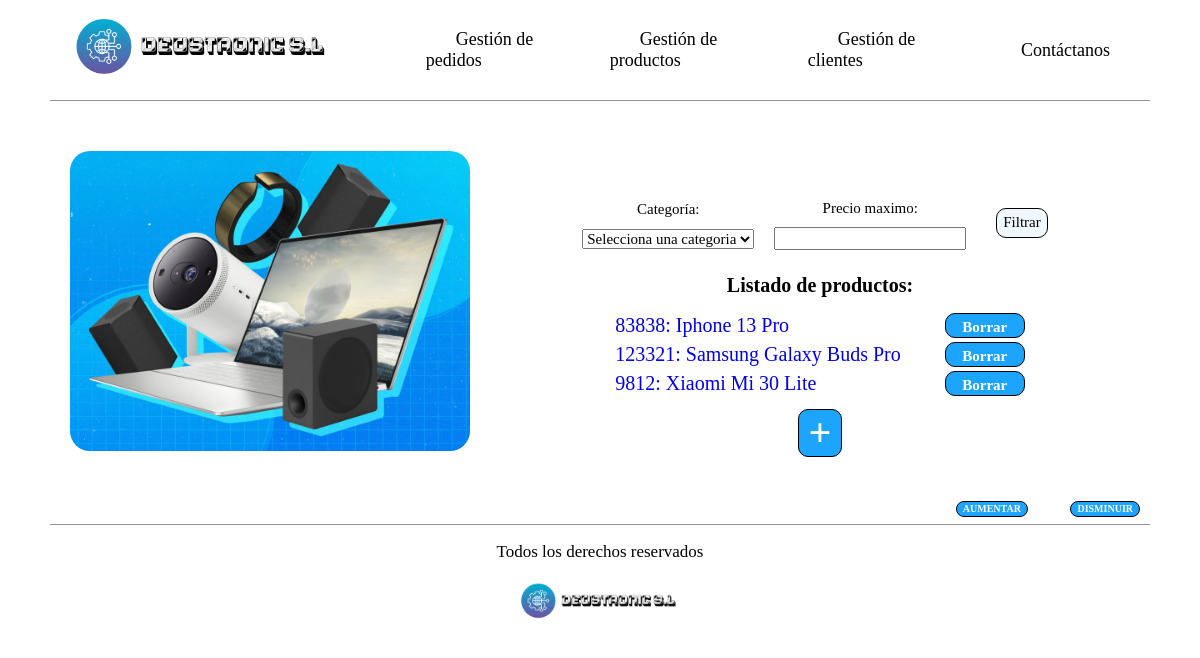
The page /deustronic/producto/ on the database as committed earlier.
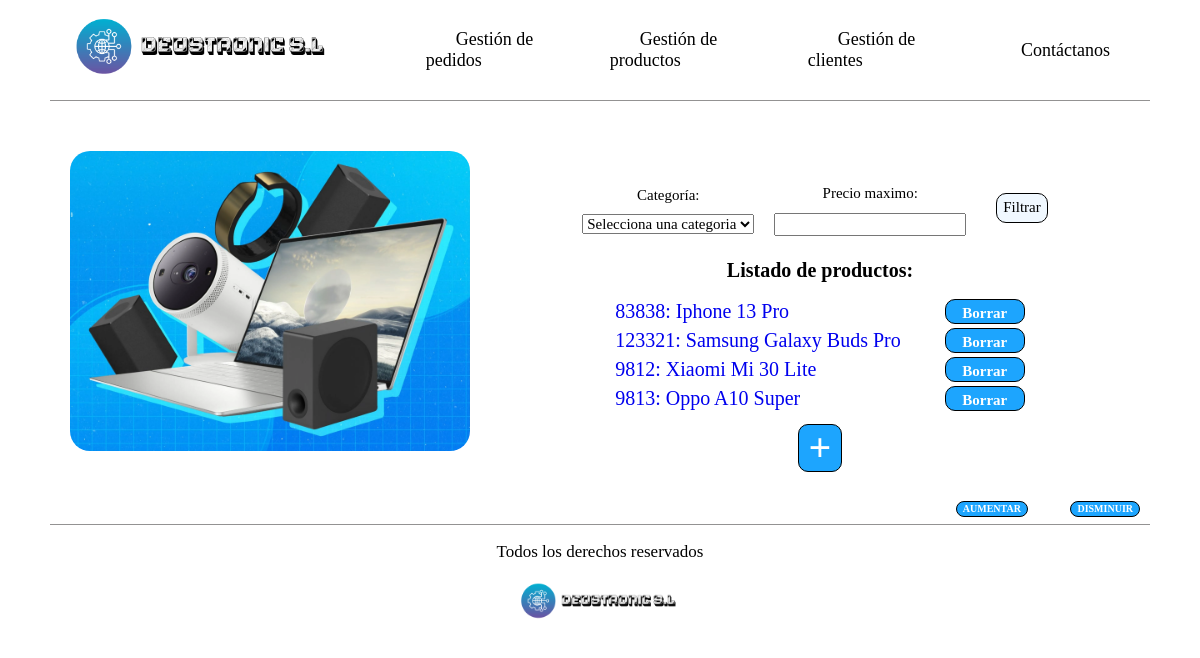
The same page on the database as committed later.
### empresaDjango/models.py (models this page shows, shortened)
class Producto(models.Model):
    categoria = models.ForeignKey(Categoria, on_delete=models.CASCADE)
    cod_producto = models.CharField(max_length=10, unique=True)
    nombre_producto = models.CharField(max_length=50)
    descripcion = models.TextField()
    precio_unidad = models.IntegerField()
    modelo = models.CharField(max_length=50)

### empresaDjango/views.py (the view)
# urls.py: path('producto/', views.index_productoListView.as_view(), name='index_pro'),
class index_productoListView(ListView):
    model = Producto
    formulario = ProductoForm
    template_name = 'index_producto.html'
    context_object_name = 'listado_productos'
    paginate_by = 5
    def get_queryset(self):
        productos = Producto.objects.all()
        self.formulario = FiltrarForm(self.request.GET)
        if self.formulario.is_valid():
            id_categoria = self.formulario.cleaned_data.get('categoria')
            max_precio = self.formulario.cleaned_data.get('max_precio')
            if id_categoria:
                productos = productos.filter(categoria_id=id_categoria)
            if max_precio is not None:
                productos = productos.filter(precio_unidad__lt=max_precio)
        return productos
    def get_context_data(self, **kwargs):
        context = super().get_context_data(**kwargs)
        context['formulario'] = self.formulario
        return context

### empresaDjango/forms.py
class FiltrarForm(forms.Form):
    categoria = forms.ModelChoiceField(queryset=Categoria.objects.all(), empty_label="Selecciona una categoria",
                                       required=False, label='Categoría')
    max_precio = forms.IntegerField(label='Precio maximo', min_value=0, required=False)

### empresaDjango/models.py (called while the page is built)
    def __str__(self):
        return f"nombre={self.nombre_categoria}"

### empresaDjango/templates/index_producto.html (shortened to what this page needs)
{% extends 'base.html' %}
{% load static %}
{% block contenido %}
    <div class="contenedor-principal-index">
        <div class="parte-izquierda">
            <img src="{% static 'images/productos.webp' %}" alt="Foto con diferentes productos tecnológicos"/>
        </div>
        <div class="parte-derecha">
             <form class="formularios_contenido formulario-filtrar" action="{% url 'index_pro' %}" method="get">
            {{ formulario.as_ul }}
            <input class="boton_filtrar boton" type="submit" value="Filtrar">
                </form>
            <h1>Listado de productos:</h1>
            <table class="listados">
                {% for pr in listado_productos %}
                    <tr>
                        <td>
                            <a href="{% url 'detail_pro' pr.cod_producto %}">
                                {{ pr.cod_producto }}: {{ pr.nombre_producto }} {{ pr.modelo }}
                            </a>
                        </td>
                        <td><div class="boton_borrar boton"><a href="{% url 'borrar_producto' pr.cod_producto %}"> Borrar </a></div></td>
                    </tr>
                {% endfor %}
            </table>
            <div class="boton_crear boton">
                <a href="{% url 'producto_create' %}"> + </a>
            </div>
        </div>
    </div>
{% endblock %}

Rows that differ between the two databases and show on the page:
added Producto: cod_producto "9813", nombre_producto "Oppo A10", modelo "Super"
